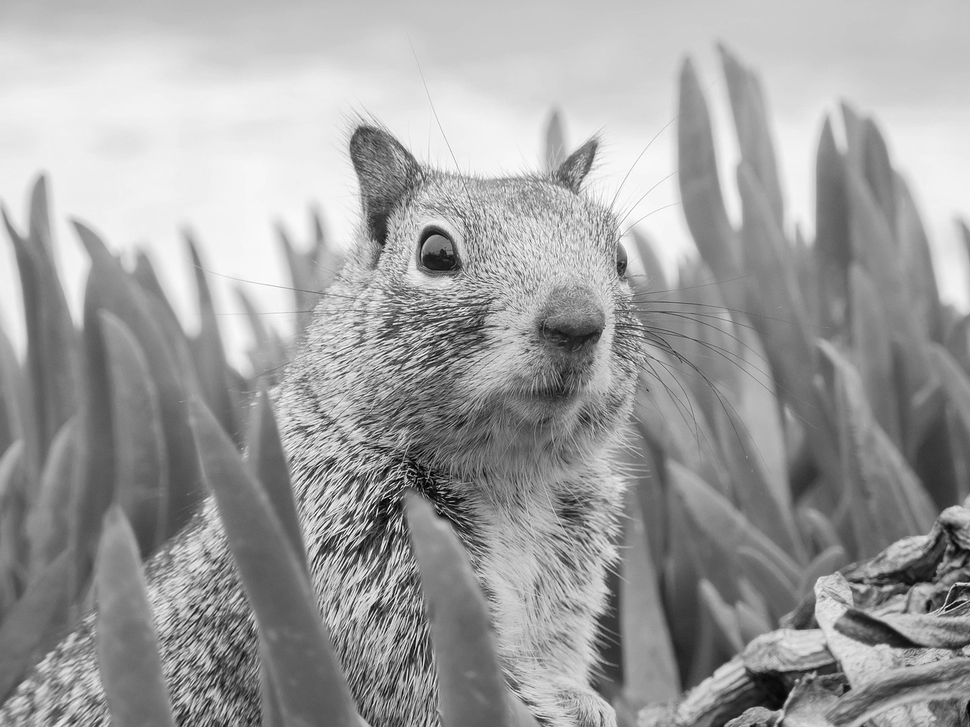
#> input picture LV6/example_grayscale.png, 970 x 727 px, shrunk from 1280 x 960 before the run, found by its file name
$ python zad4.py
#> lines starting #> are read from the running program, lines starting #| are printed output that depends on the picture
import matplotlib.image as mpimg
from sklearn import cluster
import numpy as np
import matplotlib.pyplot as plt

# Učitaj sliku
face = mpimg.imread('C:\\Users\\student\\Downloads\\example_grayscale.png')
#> face is the input picture: shape (727, 970) float32; min 0, max 1, mean 0.624

if face.max() <= 1.0:
    face = (face * 255).astype(np.uint8)

X = face.reshape((-1, 1))

k_means = cluster.KMeans(n_clusters=25, n_init=1)
k_means.fit(X)

values = k_means.cluster_centers_.squeeze()
labels = k_means.labels_

face_compressed = np.choose(labels, values.astype(np.uint8))
face_compressed.shape = face.shape

plt.figure(figsize=(10, 4))

plt.subplot(1, 2, 1)
plt.imshow(face, cmap='gray')
plt.title("Originalna slika")
plt.axis('off')

plt.subplot(1, 2, 2)
plt.imshow(face_compressed, cmap='gray')
plt.title("Kvantizirana slika")
plt.axis('off')

plt.tight_layout()
plt.show()
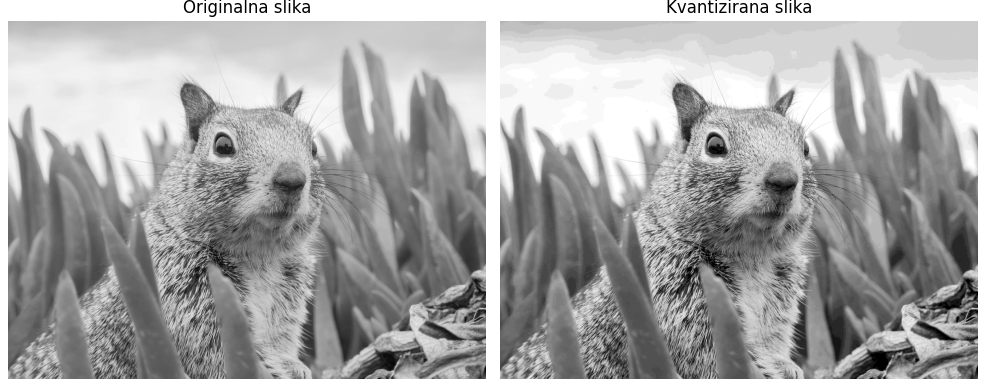
#> figure drawn by matplotlib, 2 panels
